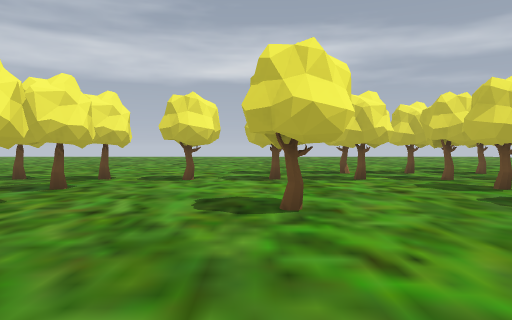
[1] (above)

12 first-person views from a walk through a level from a Godot 3-D game. The camera is 1.5 m above the floor, tilts 2° down and sees 70° across. The floor is counted in squares, 2 m on a side. Each view is taken from the middle of a square. On the plan, view 1 faces up. The plan holds only what a view shows up to about 11 squares ahead; the rest is blank. The place goes on beyond the plan.

[2]
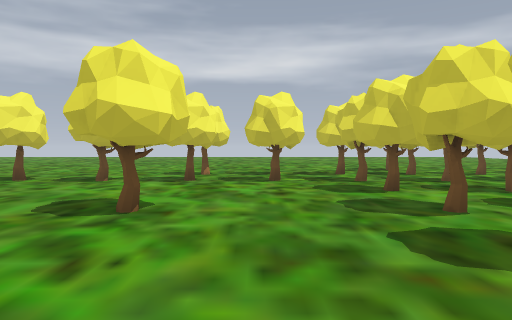

[3]
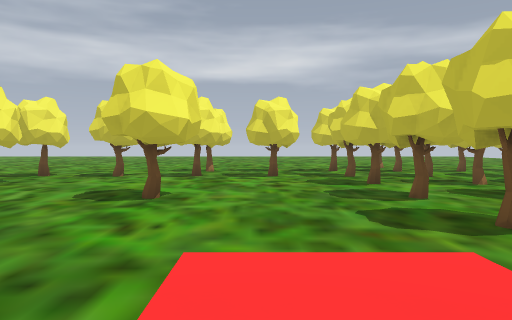

[4]
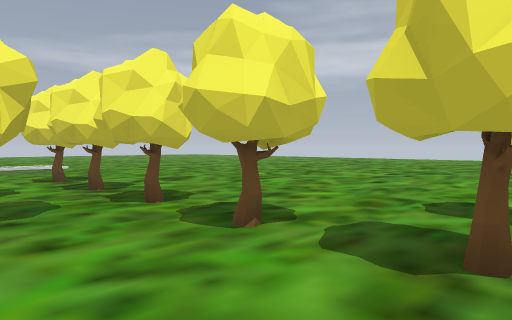

[5]
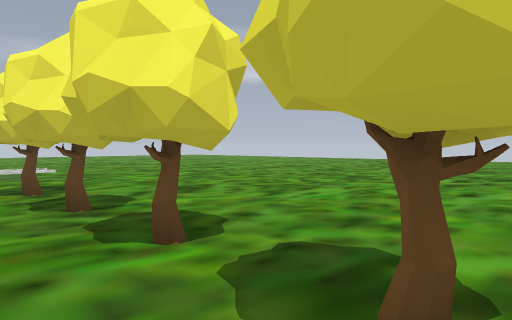

[6]
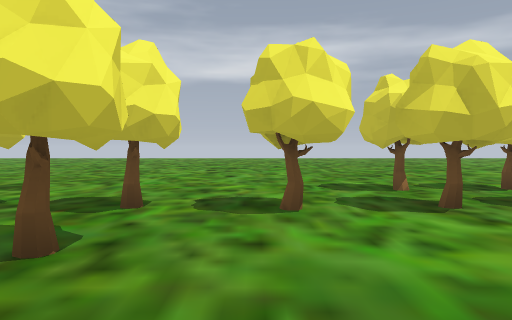

[7]
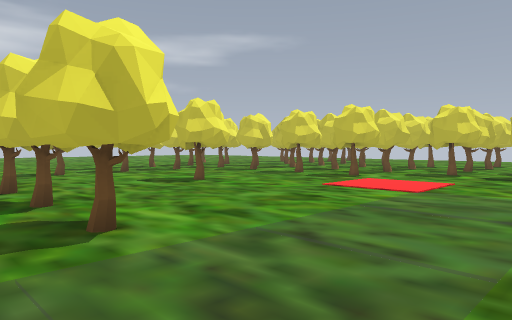

[8]
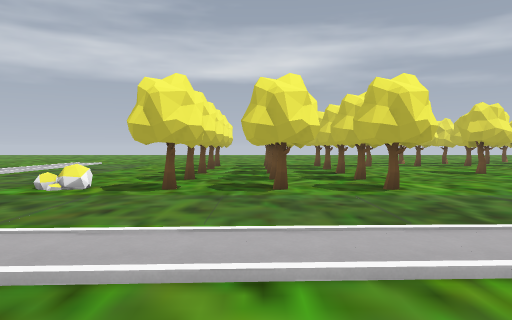

[9]
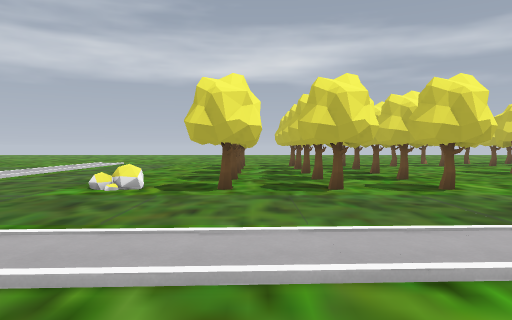

[10]
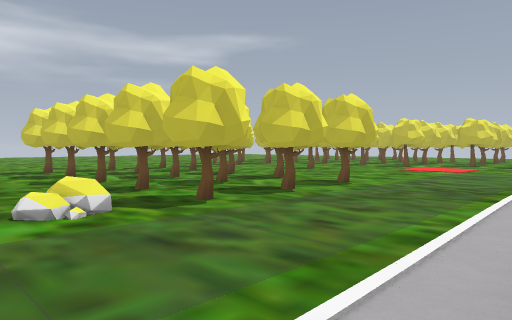

[11]
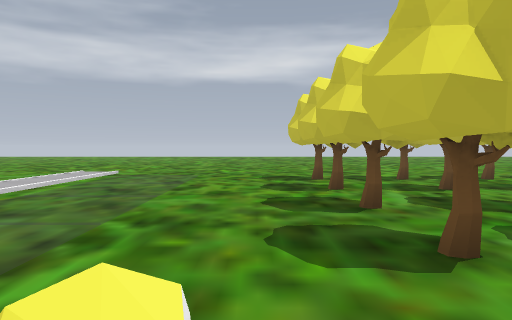

[12]
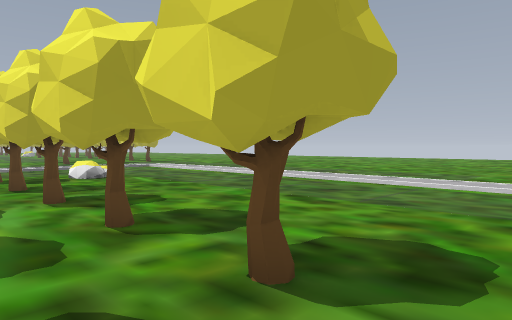

### Floor plan
Key: @ floor where view 1 was taken; # wall or solid block; x gap in a wall; . floor; / step, stairs or slope; = window, fence, low wall or low ledge; ^ raised ledge; T thing the floor can be seen under or through.
Columns run from 11 left of view 1 to 7 right of it. Each row starts with its distance up from view 1.
 10 ...........#
  9 ........#x#######
  8 ....TTTTT.#####.#
  7 ....TTTTT.......#
  6 ....T   T......##
  5 ....TTT##...#..##
  4 ....#####.......#
  3 ....#####.......#
  2 ...######.......##
  1 .=^######........##
  0 ...######..@......#
 -1 ..................
 -2 ...............
 -3  /////////
 -4 / //////
 -5
 -6     ..

Positions as (right, up) in squares from view 1, and headings:
1: (0, 0), facing up
2: (2, 0), facing up
3: (2, -1), facing up
4: (1, 6), facing up-left
5: (-1, 7), facing up-left
6: (-2, 4), facing up
7: (-5, -3), facing up-right
8: (-6, -6), facing up
9: (-7, -6), facing up
10: (-11, -4), facing up-right
11: (-9, 0), facing up
12: (-6, 10), facing down-left
